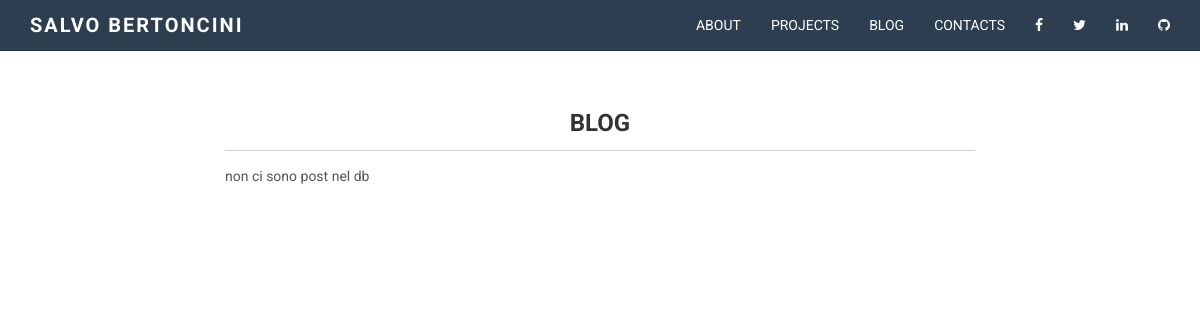
The page /blog.php on the database as committed earlier.
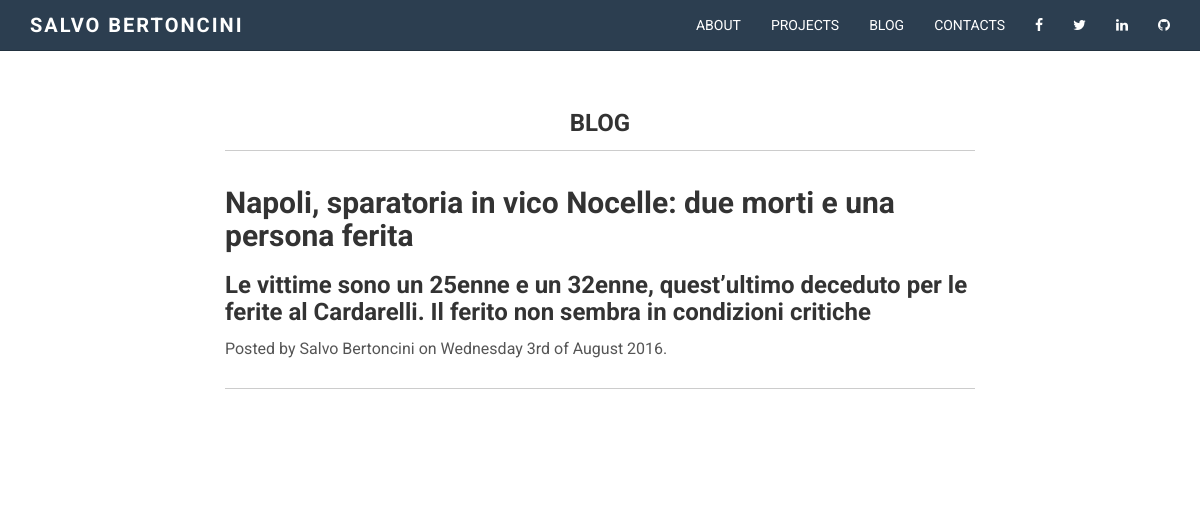
The same page on the database as committed later.
### tables this page shows
CREATE TABLE `posts` (
  `id` int(11) NOT NULL,
  `id_user` int(11) NOT NULL,
  `title` text NOT NULL,
  `subtitle` text NOT NULL,
  `text` text NOT NULL,
  `preview` text NOT NULL,
  `image` text NOT NULL,
  `date` date NOT NULL
);

### controller/post_controller.php (called while the page is built, shortened)
<?php
	include_once __DIR__ . "/". "../model/post.php";
	include_once __DIR__ . "/". "../config.php";
	function getAllPosts()
	{
		global $pdo;
		$latestPost = null;
		$allPosts = [];
		$stmt = $pdo->prepare('SELECT *, posts.id as uid, users.name, users.surname FROM posts JOIN users ON (users.id = posts.id_user) ORDER BY posts.id DESC');
		$stmt->execute();
		foreach ($stmt as $row)
		{
			$latestPost = new Post($row["uid"], $row["name"]." ".$row["surname"], $row["title"], $row["subtitle"], $row["text"], $row["preview"], $row["image"], $row["date"]);
			array_push($allPosts, $latestPost);
		}
		if($latestPost == null)
			$resp = array('response' => false);
		else
			$resp = array('response' => true, 'allPosts' => $allPosts);
		return $resp;
	}

### model/post.php (called while the page is built, shortened)
<?php
class Post
{
	var $id, $author, $title, $subtitle, $text, $preview, $image, $date;
	function Post($id, $author, $title, $subtitle, $text, $preview, $image, $date)
	{
		$this->id 			= $id;
		$this->author 		= $author;
		$this->title 		= $title;
		$this->subtitle 	= $subtitle;
		$this->date 		= $date;
	}
	function getId()
	{
		return $this->id;
	}
	function getAuthor()
	{
		return $this->author;
	}
	function getTitle()
	{
		return $this->title;
	}
	function getSubtitle()
	{
		return $this->subtitle;
	}
	function getDate()
	{
		return $this->date;
	}
}

### view/all_posts_view.php (the view)
<?php
	__DIR__ . "/". include_once "model/post.php";
	__DIR__ . "/". include_once "controller/post_controller.php";
	$resp = getAllPosts();
	if($resp["response"])
	{
		$allPosts = $resp["allPosts"];
		foreach ($allPosts as $latestPost)
		{
			echo "<a href='article.php?id=".$latestPost->getId()."'><h2>".$latestPost->getTitle()."</h2><h3>".$latestPost->getSubtitle()."</h3></a>";
			echo "<p>Posted by ".$latestPost->getAuthor()." on ".date("l jS \of F Y", strtotime($latestPost->getDate())).".</p><hr>";
		}
	}
	else
		echo "non ci sono post nel db";

### blog.php (shortened to what this page needs)
<!DOCTYPE html>
<html>
<head>
</head>
<body>
	<div class="container pt">
		<div class="row mt" id="menuwork">
			<div class="col-lg-8 col-lg-offset-2 centered">
				<h3>BLOG</h3>
				<hr>
			</div>
			<div class="col-lg-8 col-lg-offset-2">
				<?php
					include_once "view/all_posts_view.php";
				?>
			</div>
		</div>
	</div>
</body>
</html>

### css/style.css (style rules this page uses)
body { background-color: #ffffff; font-family: 'Roboto', sans-serif; font-weight: 400; font-size: 14px; color: #555; -webkit-font-smoothing: antialiased; -webkit-overflow-scrolling: touch; }
h1, h2, h3, h4, h5, h6 { font-family: 'Roboto', sans-serif; font-weight: 700; color: #333; }
p { line-height: 28px; margin-bottom: 25px; font-size: 16px; }
.centered { text-align: center; }
a { color: #1abc9c; word-wrap: break-word; -webkit-transition: color 0.1s ease-in, background 0.1s ease-in; -moz-transition: color 0.1s ease-in, background 0.1s ease-in; -ms-transition: color 0.1s ease-in, background 0.1s ease-in; -o-transition: color 0.1s ease-in, background 0.1s ease-in; transition: color 0.1s ease-in, background 0.1s ease-in; }
a:before, a:after { -webkit-transition: color 0.1s ease-in, background 0.1s ease-in; -moz-transition: color 0.1s ease-in, background 0.1s ease-in; -ms-transition: color 0.1s ease-in, background 0.1s ease-in; -o-transition: color 0.1s ease-in, background 0.1s ease-in; transition: color 0.1s ease-in, background 0.1s ease-in; }
hr { display: block; height: 1px; border: 0; border-top: 1px solid #ccc; margin: 1em 0; padding: 0; }
.navbar { text-transform: uppercase; margin-bottom: 0px; }
.navbar-custom { background-color: #2c3e50; border-color: #22313F; }
.navbar-custom .navbar-nav > li > a { color: white; }
.navbar-brand { font-weight: 700; font-size: 20px; letter-spacing: 2px; }
.navbar-custom .navbar-brand { color: white; }
.mt { margin-top: 40px; margin-bottom: 40px; }
.pt { padding-top: 50px; padding-bottom: 50px; }

Rows that differ between the two databases and show on the page:
added posts: title "Napoli, sparatoria in vico Nocelle: due morti e una persona ferita", subtitle "Le vittime sono un 25enne e un 32enne, quest’ultimo deceduto per le ferite al Cardarelli. Il ferito non sembra in condizioni critiche", Author "Salvo Bertoncini", date "Wednesday 3rd of August 2016"
Other text that changed with them:
text no longer shown: "non ci sono post nel db"
